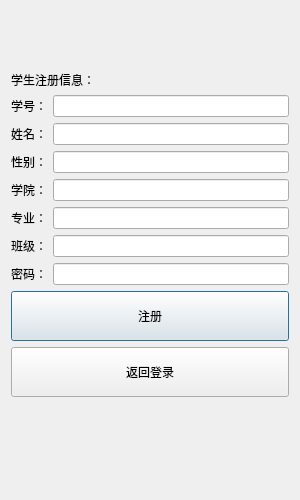
<?xml version="1.0" encoding="UTF-8"?>
<ui version="4.0">
 <class>StuRegisterDialog</class>
 <widget class="QDialog" name="StuRegisterDialog">
  <property name="geometry">
   <rect>
    <x>0</x>
    <y>0</y>
    <width>300</width>
    <height>500</height>
   </rect>
  </property>
  <property name="minimumSize">
   <size>
    <width>300</width>
    <height>500</height>
   </size>
  </property>
  <property name="maximumSize">
   <size>
    <width>300</width>
    <height>500</height>
   </size>
  </property>
  <property name="windowTitle">
   <string>Dialog</string>
  </property>
  <layout class="QVBoxLayout" name="verticalLayout">
   <item>
    <spacer name="verticalSpacer">
     <property name="orientation">
      <enum>Qt::Orientation::Vertical</enum>
     </property>
     <property name="sizeType">
      <enum>QSizePolicy::Policy::Maximum</enum>
     </property>
     <property name="sizeHint" stdset="0">
      <size>
       <width>20</width>
       <height>60</height>
      </size>
     </property>
    </spacer>
   </item>
   <item>
    <layout class="QHBoxLayout" name="horizontalLayout_8">
     <item>
      <widget class="QLabel" name="label_8">
       <property name="text">
        <string>学生注册信息：</string>
       </property>
      </widget>
     </item>
    </layout>
   </item>
   <item>
    <layout class="QHBoxLayout" name="horizontalLayout">
     <item>
      <widget class="QLabel" name="label">
       <property name="text">
        <string>学号：</string>
       </property>
      </widget>
     </item>
     <item>
      <widget class="QLineEdit" name="userEdit"/>
     </item>
    </layout>
   </item>
   <item>
    <layout class="QHBoxLayout" name="horizontalLayout_2">
     <item>
      <widget class="QLabel" name="label_2">
       <property name="text">
        <string>姓名：</string>
       </property>
      </widget>
     </item>
     <item>
      <widget class="QLineEdit" name="nameEdit"/>
     </item>
    </layout>
   </item>
   <item>
    <layout class="QHBoxLayout" name="horizontalLayout_3">
     <item>
      <widget class="QLabel" name="label_3">
       <property name="text">
        <string>性别：</string>
       </property>
      </widget>
     </item>
     <item>
      <widget class="QLineEdit" name="sexEdit"/>
     </item>
    </layout>
   </item>
   <item>
    <layout class="QHBoxLayout" name="horizontalLayout_4">
     <item>
      <widget class="QLabel" name="label_4">
       <property name="text">
        <string>学院：</string>
       </property>
      </widget>
     </item>
     <item>
      <widget class="QLineEdit" name="collegeEdit"/>
     </item>
    </layout>
   </item>
   <item>
    <layout class="QHBoxLayout" name="horizontalLayout_5">
     <item>
      <widget class="QLabel" name="label_5">
       <property name="text">
        <string>专业：</string>
       </property>
      </widget>
     </item>
     <item>
      <widget class="QLineEdit" name="majorEdit"/>
     </item>
    </layout>
   </item>
   <item>
    <layout class="QHBoxLayout" name="horizontalLayout_7">
     <item>
      <widget class="QLabel" name="label_6">
       <property name="text">
        <string>班级：</string>
       </property>
      </widget>
     </item>
     <item>
      <widget class="QLineEdit" name="classEdit"/>
     </item>
    </layout>
   </item>
   <item>
    <layout class="QHBoxLayout" name="horizontalLayout_6">
     <item>
      <widget class="QLabel" name="label_7">
       <property name="text">
        <string>密码：</string>
       </property>
      </widget>
     </item>
     <item>
      <widget class="QLineEdit" name="pwdEdit"/>
     </item>
    </layout>
   </item>
   <item>
    <layout class="QVBoxLayout" name="verticalLayout_3">
     <item>
      <widget class="QPushButton" name="regBtn">
       <property name="minimumSize">
        <size>
         <width>50</width>
         <height>50</height>
        </size>
       </property>
       <property name="text">
        <string>注册</string>
       </property>
      </widget>
     </item>
     <item>
      <widget class="QPushButton" name="returnBtn">
       <property name="minimumSize">
        <size>
         <width>50</width>
         <height>50</height>
        </size>
       </property>
       <property name="text">
        <string>返回登录</string>
       </property>
      </widget>
     </item>
     <item>
      <spacer name="verticalSpacer_2">
       <property name="orientation">
        <enum>Qt::Orientation::Vertical</enum>
       </property>
       <property name="sizeHint" stdset="0">
        <size>
         <width>20</width>
         <height>40</height>
        </size>
       </property>
      </spacer>
     </item>
    </layout>
   </item>
  </layout>
 </widget>
 <resources/>
 <connections/>
</ui>
